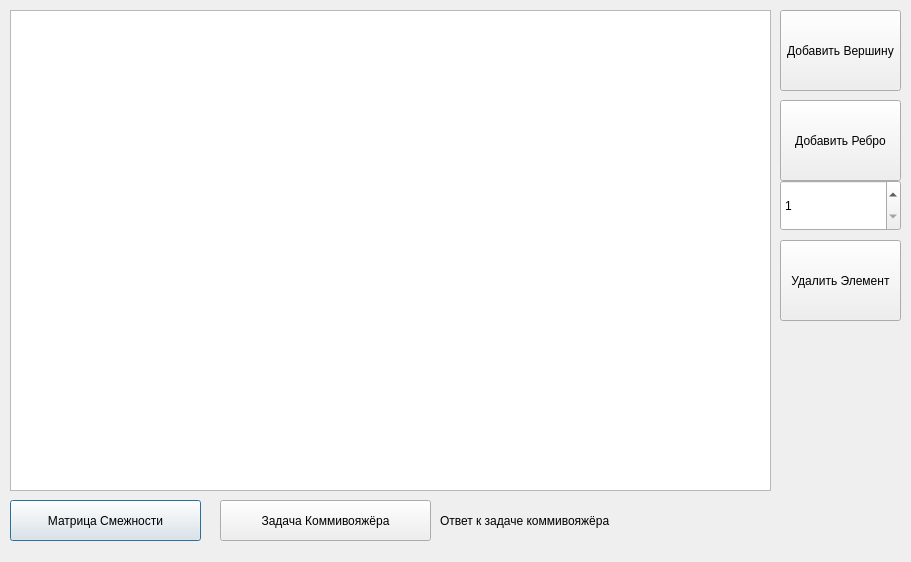
<?xml version="1.0" encoding="UTF-8"?>
<ui version="4.0">
 <class>Dialog</class>
 <widget class="QDialog" name="Dialog">
  <property name="geometry">
   <rect>
    <x>0</x>
    <y>0</y>
    <width>911</width>
    <height>562</height>
   </rect>
  </property>
  <property name="windowTitle">
   <string>Dialog</string>
  </property>
  <widget class="QGraphicsView" name="graphicsView">
   <property name="geometry">
    <rect>
     <x>10</x>
     <y>10</y>
     <width>761</width>
     <height>481</height>
    </rect>
   </property>
  </widget>
  <widget class="QPushButton" name="btnAdj">
   <property name="geometry">
    <rect>
     <x>10</x>
     <y>500</y>
     <width>191</width>
     <height>41</height>
    </rect>
   </property>
   <property name="text">
    <string>Матрица Смежности</string>
   </property>
  </widget>
  <widget class="QPushButton" name="btnTSP">
   <property name="geometry">
    <rect>
     <x>220</x>
     <y>500</y>
     <width>211</width>
     <height>41</height>
    </rect>
   </property>
   <property name="text">
    <string>Задача Коммивояжёра</string>
   </property>
  </widget>
  <widget class="QLabel" name="label">
   <property name="geometry">
    <rect>
     <x>440</x>
     <y>500</y>
     <width>321</width>
     <height>41</height>
    </rect>
   </property>
   <property name="text">
    <string>Ответ к задаче коммивояжёра</string>
   </property>
  </widget>
  <widget class="QPushButton" name="btnAddVertex">
   <property name="geometry">
    <rect>
     <x>780</x>
     <y>10</y>
     <width>121</width>
     <height>81</height>
    </rect>
   </property>
   <property name="text">
    <string>Добавить Вершину</string>
   </property>
  </widget>
  <widget class="QPushButton" name="btnAddEdge">
   <property name="geometry">
    <rect>
     <x>780</x>
     <y>100</y>
     <width>121</width>
     <height>81</height>
    </rect>
   </property>
   <property name="text">
    <string>Добавить Ребро</string>
   </property>
  </widget>
  <widget class="QPushButton" name="btnDelete">
   <property name="geometry">
    <rect>
     <x>780</x>
     <y>240</y>
     <width>121</width>
     <height>81</height>
    </rect>
   </property>
   <property name="text">
    <string>Удалить Элемент</string>
   </property>
  </widget>
  <widget class="QSpinBox" name="spinBox">
   <property name="geometry">
    <rect>
     <x>780</x>
     <y>180</y>
     <width>121</width>
     <height>51</height>
    </rect>
   </property>
   <property name="minimum">
    <number>1</number>
   </property>
   <property name="maximum">
    <number>100</number>
   </property>
  </widget>
 </widget>
 <resources/>
 <connections/>
</ui>
